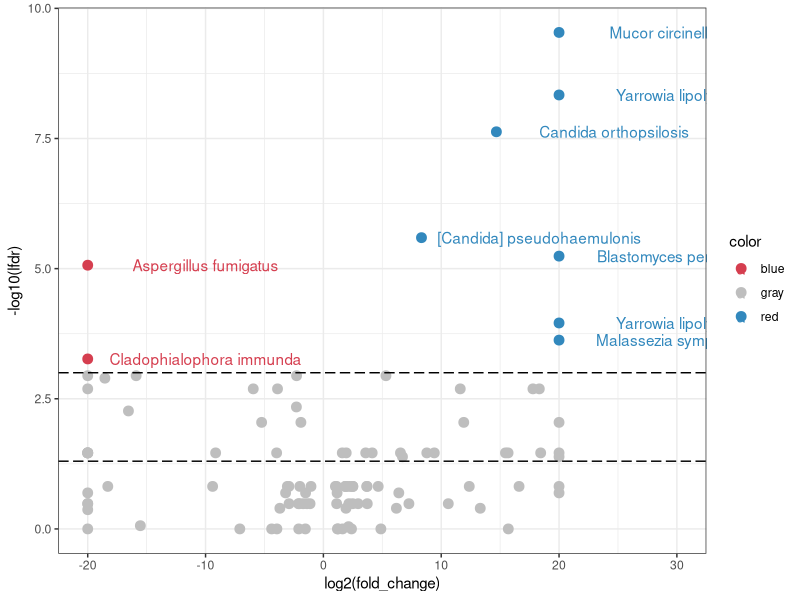

Reproduce this figure in R.
dt = read.table("./xx.txt",sep="\t", header=T,check.names=F)
library(ggplot2)
dt1 = dt
dt1$lfdr = -log10(dt1$lfdr)
dt1$fold_change = ifelse(dt1$enriched=="Control", 0-(dt1$fold_change), (dt1$fold_change))


ggplot(dt1, aes(x=fold_change,
                y=lfdr,
                colour=color
                #alpha=color,
                #shape=color
                ))+
  geom_point(size=3)+
  geom_text(aes(x=fold_change+10, y=lfdr, label=label))+
  theme_bw()+
  #geom_vline(xintercept=log(5), linetype=5)+
  #geom_vline(xintercept=-log(5), linetype=5)+
  geom_hline(yintercept = -log10(0.05), linetype=5)+ # qval
  geom_hline(yintercept = -log10(0.001), linetype=5)+ # qval
  scale_color_manual(values=c("#d53e4f", "gray", "#3288bd"))+
  scale_alpha_manual(values=c(1,1,0.5))+
  scale_shape_manual(values=c(16,16,1))+
  xlab("log2(fold_change)")+
  ylab("-log10(lfdr)")
